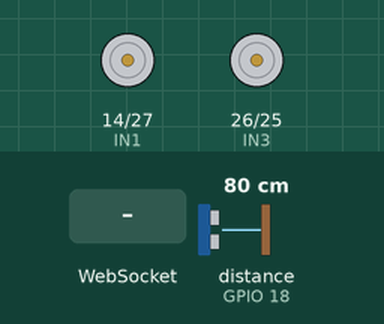
Simulated run of this sketch. Board: ESP32. Shown: motor-driver pin pairs drawn as motors (green arrow = first pin HIGH = forward, orange = second pin HIGH = backward, longer = more drive, scaled by the enable pin). The inputs (shaded band) are chosen by the test bench; at power-on: distance to the obstacle (sensor on GPIO 18) 80 cm. The echo pulse lasts 58.3 µs per cm; WiFi joins after 1.5 s; servers stay silent unless stated; what the sketch prints to the serial monitor is not drawn.

Above: at 3.2 s.
3.3 s: WebSocket text "S" received
At 3.7 s:
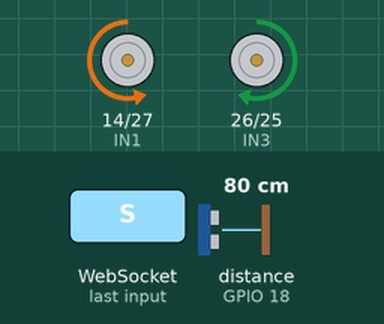
At 8.1 s:
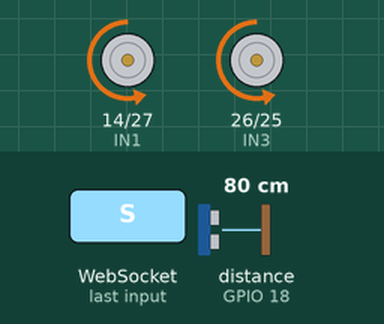
Timing chart, 0 to 13.8 s (numbered marks = the images above; inputs shaded):
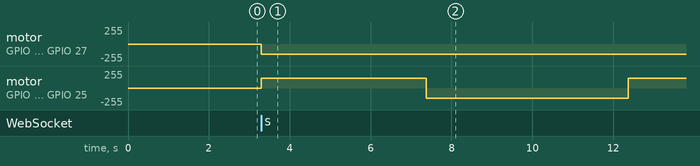

Measured:
- after the input at 3.3 s, motor on GPIO 14 (IN1) / GPIO 27 (IN2): stopped → backward 150/255 at once; motor on GPIO 26 (IN3) / GPIO 25 (IN4): stopped → forward 150/255 at once, → backward 150/255 4.1 s later, → forward 150/255 5.0 s later

The sketch:

mapping.ino
```cpp
#include <WiFi.h>
#include <WebServer.h>
#include <WebSocketsServer.h>
#include <NewPing.h>

// Wi-Fi credentials
const char* ssid = "apple";
const char* password = "9966809332";

// Pin definitions
#define TRIG_PIN 5
#define ECHO_PIN 18
#define IN1 14
#define IN2 27
#define IN3 26
#define IN4 25
#define ENA 33
#define ENB 32

// Constants
#define MAX_DISTANCE 200
#define ROTATION_STEPS 36
#define ROTATION_TIME 4000
#define MOVE_FORWARD_TIME 5000
#define MOTOR_SPEED 150
#define WIFI_TIMEOUT 15000

// Initialize objects
NewPing sonar(TRIG_PIN, ECHO_PIN, MAX_DISTANCE);
WebServer server(80);
WebSocketsServer webSocket = WebSocketsServer(81);

// Function declarations
void moveForward();
void rotateInPlace();
void stopMotors();
void performMappingCycle();
void webSocketEvent(uint8_t num, WStype_t type, uint8_t * payload, size_t length);

// HTML webpage with p5.js
const char* webpage = R"rawliteral(
<!DOCTYPE html>
<html>
<head>
  <title>UGV Mapping</title>
</head>
<body>
  <h1>UGV Room Mapping</h1>
  <button onclick="startMapping()" id="startButton">Start Mapping</button>
  <div id="canvas"></div>
  <script>
    console.log("Main script loaded successfully");
    let ws;
    let points = [];

    function startMapping() {
      if (ws && ws.readyState === WebSocket.OPEN) {
        ws.send('S');
        console.log("Sent start mapping command");
      } else {
        console.log("WebSocket not connected, cannot start mapping");
      }
    }

    try {
      ws = new WebSocket('ws://' + window.location.hostname + ':81/');
      console.log("Attempting WebSocket connection to: ws://" + window.location.hostname + ":81/");
      ws.onopen = function() {
        console.log("WebSocket connected");
        document.getElementById('startButton').style.backgroundColor = 'green';
      };
      ws.onerror = function(error) {
        console.log("WebSocket error:", error);
      };
      ws.onclose = function(event) {
        console.log("WebSocket closed:", event);
      };
      ws.onmessage = function(event) {
        console.log("Received WebSocket message:", event.data);
        let data = event.data.split(',');
        if (data[0].startsWith('A')) {
          let angle = parseInt(data[0].substring(2));
          let dist = parseInt(data[1].substring(2));
          points.push({angle: angle, dist: dist});
          if (points.length > 360) points.shift();
        }
      };
    } catch (e) {
      console.log("WebSocket initialization failed:", e);
    }
  </script>
  <script src="https://cdnjs.cloudflare.com/ajax/libs/p5.js/1.4.2/p5.min.js" onerror="console.log('Failed to load p5.js');"></script>
  <script>
    if (typeof p5 !== 'undefined') {
      console.log("p5.js loaded successfully, initializing canvas");
      function setup() {
        let canvas = createCanvas(600, 600);
        canvas.parent('canvas');
        background(255);
      }

      function draw() {
        background(255);
        translate(width/2, height/2);
        stroke(0);
        fill(0, 100);
        beginShape();
        for (let p of points) {
          let x = p.dist * cos(radians(p.angle)) * 2;
          let y = p.dist * sin(radians(p.angle)) * 2;
          vertex(x, -y);
        }
        endShape(CLOSE);
        fill(255, 0, 0);
        ellipse(0, 0, 20, 20);
      }
    } else {
      console.log("p5.js not loaded, skipping canvas initialization");
    }
  </script>
</body>
</html>
)rawliteral";

void setup() {
  Serial.begin(115200);

  pinMode(IN1, OUTPUT);
  pinMode(IN2, OUTPUT);
  pinMode(IN3, OUTPUT);
  pinMode(IN4, OUTPUT);
  pinMode(ENA, OUTPUT);
  pinMode(ENB, OUTPUT);
  stopMotors();

  WiFi.begin(ssid, password);
  unsigned long startAttemptTime = millis();
  Serial.println("Attempting Wi-Fi connection...");
  while (WiFi.status() != WL_CONNECTED && millis() - startAttemptTime < WIFI_TIMEOUT) {
    Serial.print("WiFi Status: ");
    Serial.println(WiFi.status());
    switch (WiFi.status()) {
      case WL_NO_SSID_AVAIL:
        Serial.println("Error: SSID not found");
        break;
      case WL_CONNECT_FAILED:
        Serial.println("Error: Connection failed (wrong password?)");
        break;
      case WL_DISCONNECTED:
        Serial.println("Disconnected, retrying...");
        break;
    }
    delay(1000);
  }

  if (WiFi.status() == WL_CONNECTED) {
    Serial.println("Connected to WiFi");
    Serial.print("IP Address: ");
    Serial.println(WiFi.localIP());
  } else {
    Serial.println("Wi-Fi connection timed out. Restarting...");
    ESP.restart();
  }

  server.on("/", []() {
    server.send(200, "text/html", webpage);
  });
  server.begin();

  webSocket.begin();
  webSocket.onEvent(webSocketEvent);
}

void loop() {
  server.handleClient();
  webSocket.loop();

  if (WiFi.status() != WL_CONNECTED) {
    Serial.println("Wi-Fi disconnected. Reconnecting...");
    WiFi.reconnect();
    delay(5000);
  }
}

void webSocketEvent(uint8_t num, WStype_t type, uint8_t * payload, size_t length) {
  if (type == WStype_TEXT && payload[0] == 'S') {
    performMappingCycle();
  }
}

void performMappingCycle() {
  while (true) {
    unsigned long startTime = millis();
    rotateInPlace();
    while (millis() - startTime < ROTATION_TIME) {
      int step = ((millis() - startTime) * ROTATION_STEPS) / ROTATION_TIME;
      if (step < ROTATION_STEPS) {
        unsigned int distance = sonar.ping_cm();
        if (distance == 0) distance = MAX_DISTANCE;
        int angle = (step * 360) / ROTATION_STEPS;
        String data = "A:" + String(angle) + ",D:" + String(distance);
        webSocket.broadcastTXT(data);
        delay(ROTATION_TIME / ROTATION_STEPS);
      }
    }
    stopMotors();

    moveForward();
    delay(MOVE_FORWARD_TIME);
    stopMotors();
  }
}

void moveForward() {
  digitalWrite(IN1, LOW);
  digitalWrite(IN2, HIGH);
  digitalWrite(IN3, LOW);
  digitalWrite(IN4, HIGH);
  analogWrite(ENA, MOTOR_SPEED);
  analogWrite(ENB, MOTOR_SPEED);
}

void rotateInPlace() {
  digitalWrite(IN1, LOW);
  digitalWrite(IN2, HIGH);
  digitalWrite(IN3, HIGH);
  digitalWrite(IN4, LOW);
  analogWrite(ENA, MOTOR_SPEED);
  analogWrite(ENB, MOTOR_SPEED);
}

void stopMotors() {
  digitalWrite(IN1, LOW);
  digitalWrite(IN2, LOW);
  digitalWrite(IN3, LOW);
  digitalWrite(IN4, LOW);
  analogWrite(ENA, 0);
  analogWrite(ENB, 0);
}
```
